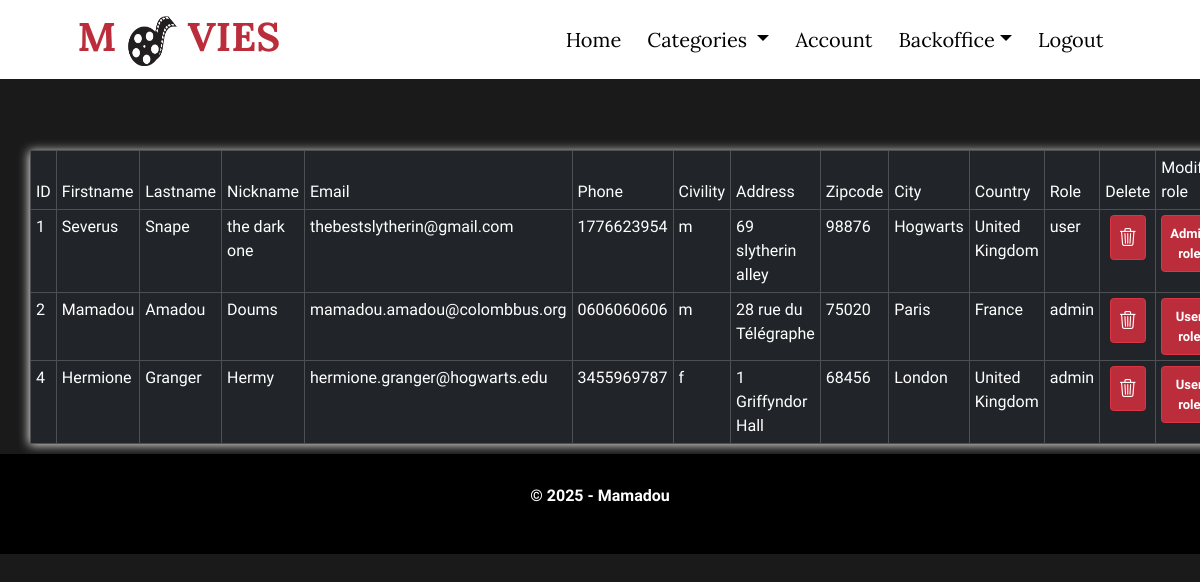
Before: /admin/users.php (signed in) with the older database file.
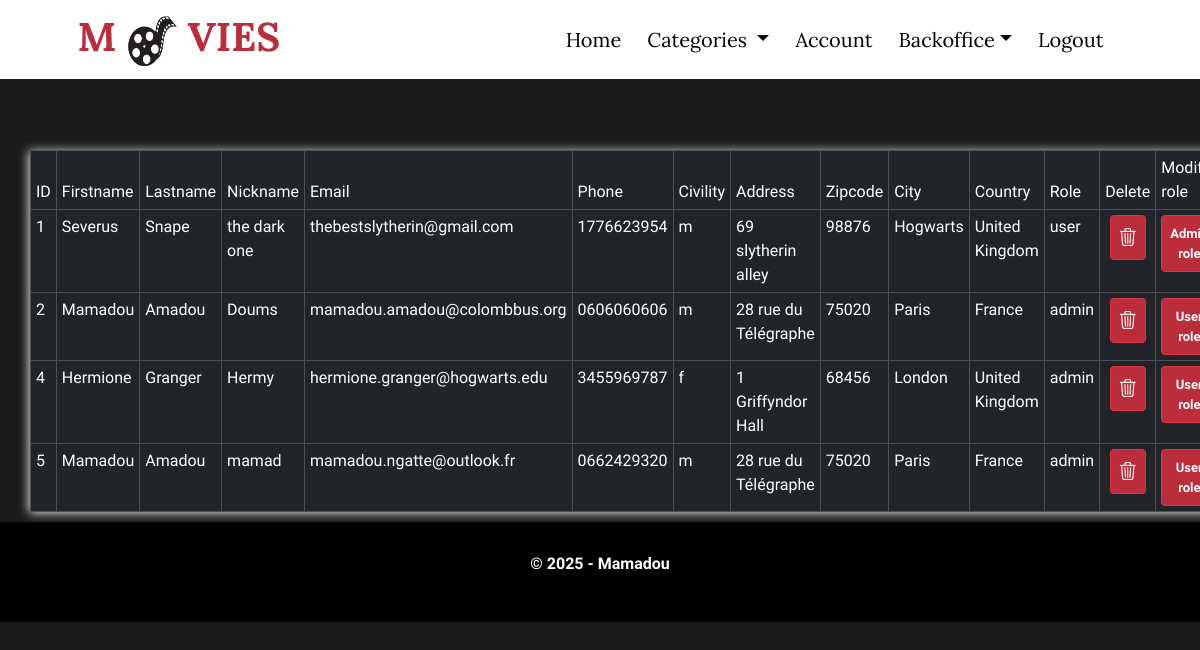
After: the same page with the newer database file.
### tables this page shows
CREATE TABLE `users` (
  `id` int NOT NULL,
  `firstname` varchar(50) NOT NULL,
  `lastname` varchar(50) NOT NULL,
  `nickname` varchar(50) NOT NULL,
  `password` varchar(255) NOT NULL,
  `email` varchar(100) NOT NULL,
  `phone` varchar(50) NOT NULL,
  `civility` enum('m','f') NOT NULL,
  `birthday` date NOT NULL,
  `address` varchar(255) NOT NULL,
  `zipcode` varchar(50) NOT NULL,
  `city` varchar(50) NOT NULL,
  `country` varchar(50) NOT NULL,
  `role` enum('admin','user') NOT NULL DEFAULT 'user'
);

### inc/functions.inc.php (called while the page is built, shortened)
<?php
function dbConnect(): object
{
  $dsn = 'mysql:host=' . DB_HOST . ';dbname=' . DB_NAME . ';charset=utf8';
  try {
    $pdo = new PDO($dsn, DB_USER, DB_PASSWORD);
    $pdo->setAttribute(PDO::ATTR_ERRMODE, PDO::ERRMODE_EXCEPTION);
    $pdo->setAttribute(PDO::ATTR_DEFAULT_FETCH_MODE, PDO::FETCH_ASSOC);
  } catch (PDOException $e) {
    die("Database connection failed: " . $e->getMessage());
  }
  return $pdo;
}
function fetchAllUsers(): ?array
{
  $pdo = dbConnect();
  $sql = "SELECT * FROM users";
  $request = $pdo->query($sql);
  $result = $request->fetchAll();
  return $result;
}

### admin/users.php (the view, shortened to what this page needs)
<?php
require_once '../inc/functions.inc.php';
require_once '../inc/header.inc.php';
?>
<div class="d-flex flex-column m-auto mt-5 table-responsive px-5">
  <h2 class="text-center fw-bolder mb-5 text-danger">List of users</h2>
  <table class="table  table-dark table-bordered mt-5">
    <thead>
      <tr>
        <th>ID</th>
        <th>Firstname</th>
        <th>Lastname</th>
        <th>Nickname</th>
        <th>Email</th>
        <th>Phone</th>
        <th>Civility</th>
        <th>Address</th>
        <th>Zipcode</th>
        <th>City</th>
        <th>Country</th>
        <th>Role</th>
        <th>Delete</th>
        <th>Modify role</th>
      </tr>
    </thead>
    <tbody>
      <?php
      $users = fetchAllUsers();
      ?>
      <?php foreach ($users as $user): ?>
        <tr>
          <td><?= $user['id'] ?></td>
          <td><?= $user['firstname'] ?></td>
          <td><?= $user['lastname'] ?></td>
          <td><?= $user['nickname'] ?></td>
          <td><?= $user['email'] ?></td>
          <td><?= $user['phone'] ?></td>
          <td><?= $user['civility'] ?></td>
          <td><?= $user['address'] ?></td>
          <td><?= $user['zipcode'] ?></td>
          <td><?= $user['city'] ?></td>
          <td><?= $user['country'] ?></td>
          <td><?= $user['role'] ?></td>
          <td class='text-center'>
            <a href='?id=<?= $user['id'] ?>&action=deleteUser' class='btn btn-danger'>
              <i class='bi bi-trash3'></i>
            </a>
          </td>
          <td class='text-center'><a href='?id=<?= $user['id'] ?>&action=modifyRole' class='btn btn-danger'>
              <?= (($user['role'] === 'admin') ? 'User role' : 'Admin role') ?></a></td>
        </tr>
      <?php endforeach; ?>
    </tbody>
  </table>
</div>
<?php
require_once '../inc/footer.inc.php';
?>

Changed rows visible on the page:
added users: id "5", firstname "Mamadou", lastname "Amadou", nickname "mamad", email "mamadou.ngatte@outlook.fr", phone "0662429320", civility "m", address "28 rue du Télégraphe", zipcode "75020", city "Paris", country "France", role "admin", shows "User role"
